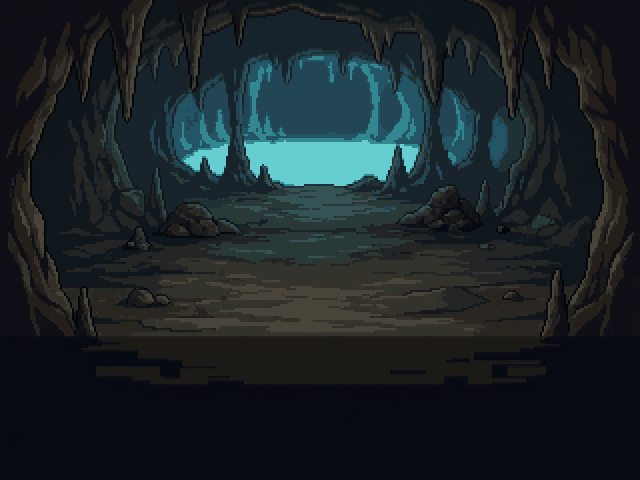
#> input picture alva-no-keisho-game/assets/bg/battle_cave.png, 640 x 480 px
$ python -i art_bg.py   (imports and definitions only)
#> lines starting #> are read from the running program, lines starting #| are printed output that depends on the picture
# このファイルの役目：Gemini で作った背景のドット絵を、ゲームの画面の大きさ（480×320）に縮める道具（作る人用。ゲーム本体では使わない）。
# 3:2 になるようにまん中を切り出してから縮め、96色にそろえる（ファイルを小さくするため）。使い方：python3 tools/art_bg.py 元.jpg 先.png [元2 先2 …]
# 戦いの背景は「--battle」を先に付ける：480×232（戦闘画面の上の、敵が立つ所）。縦は下寄り（地面が多く入るように）で切り出す。
import sys
from PIL import Image
def proc(src, dst, w=480, h=320, colors=96, anchor=0.5):
#> called with dst = 'out.png', w = 480, h = 320, colors = 96, anchor = 0.5
    im = Image.open(src).convert('RGB'); W, H = im.size
#> in proc, im is the input picture: PIL image 640x480 RGB; mean R, G, B 26.9, 35.5, 39.6
#> after `W, H = im.size`: W = 640; H = 480
    if W * h > H * w: cw = H * w // h; im = im.crop(((W - cw) // 2, 0, (W - cw) // 2 + cw, H))
    else: ch = W * h // w; y0 = int((H - ch) * anchor); im = im.crop((0, y0, W, y0 + ch))
#> after `ch = W * h // w`: ch = 426
#> after `y0 = int((H - ch) * anchor)`: y0 = 27
#> after `im = im.crop((0, y0, W, y0 + ch))`:
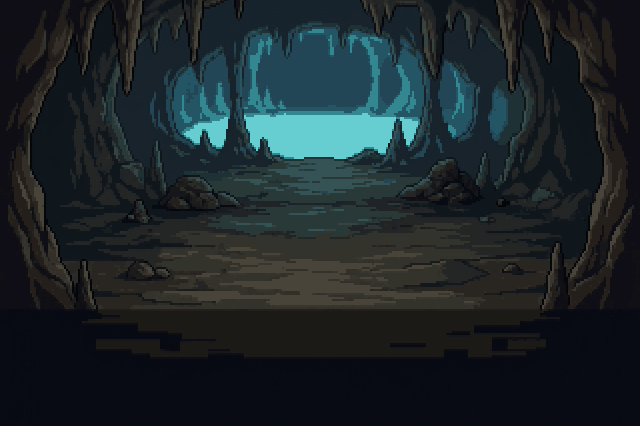
#> im: PIL image 640x426 RGB; mean R, G, B 28.5, 37.9, 41.7
    im = im.resize((w, h), Image.BOX).quantize(colors, method=Image.Quantize.MEDIANCUT, dither=Image.Dither.NONE)
#> im: PIL image 480x320 P
    im.save(dst, optimize=True)
args = sys.argv[1:]
battle = bool(args) and args[0] == '--battle'
if battle: args = args[1:]
# [3 lines not run here, left out]

>>> result = proc('../../alva-no-keisho-game/assets/bg/battle_cave.png', 'out.png')

$ run again, on alva-no-keisho-game/assets/bg/battle_dungeon.png
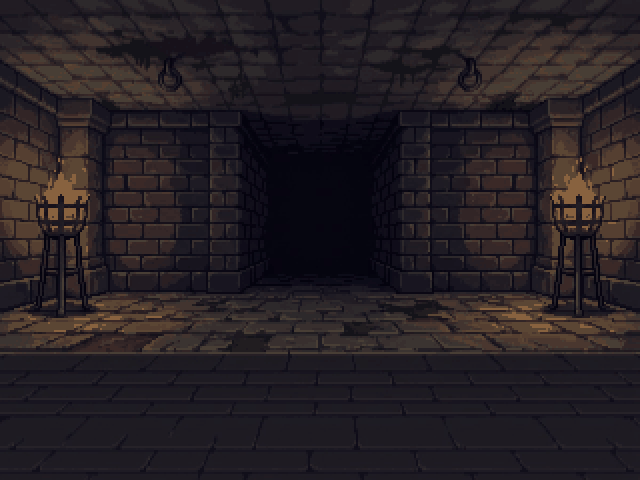
#> input picture alva-no-keisho-game/assets/bg/battle_dungeon.png, 640 x 480 px
#> in proc, im is the input picture: PIL image 640x480 RGB; mean R, G, B 37.7, 31.3, 35.4
#> in proc, `im = im.crop((0, y0, W, y0 + ch))`:
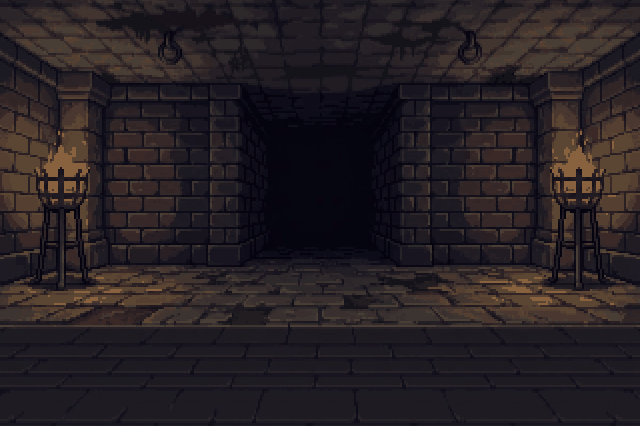
#> im: PIL image 640x426 RGB; mean R, G, B 38.4, 31.7, 35.4

$ run again, on alva-no-keisho-game/assets/bg/battle_ritual.png
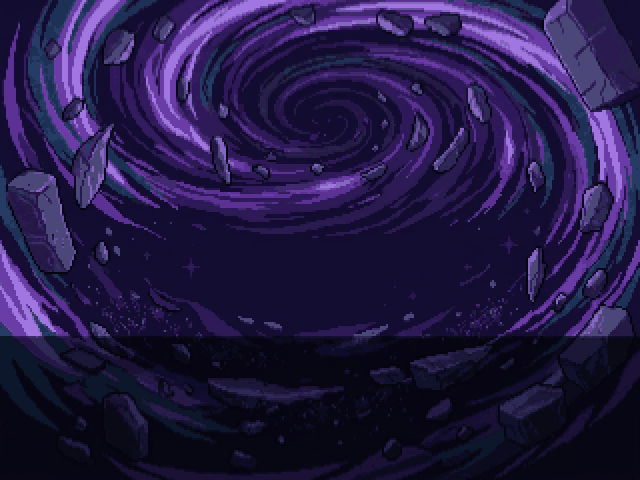
#> input picture alva-no-keisho-game/assets/bg/battle_ritual.png, 640 x 480 px
#> in proc, im is the input picture: PIL image 640x480 RGB; mean R, G, B 35.6, 25.5, 68.9
#> in proc, `im = im.crop((0, y0, W, y0 + ch))`:
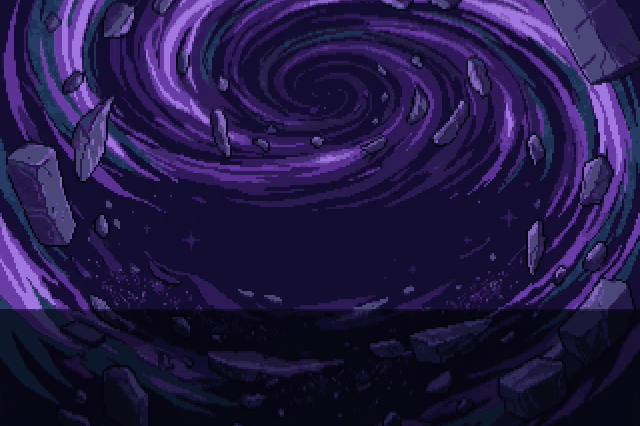
#> im: PIL image 640x426 RGB; mean R, G, B 35.1, 25.1, 68.8
#> in proc, `im = im.resize((w, h), Image.BOX).quantize(colors, method=Image.Quanti..`:
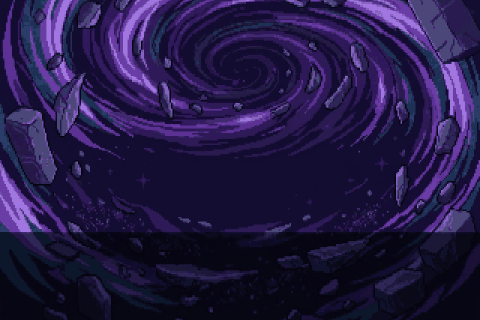
#> im: PIL image 480x320 P; mean R, G, B 35.2, 25.1, 68.9
